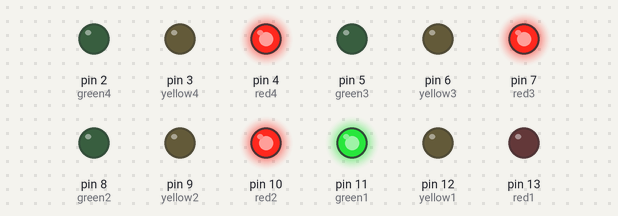
A sketch run on a simulated Arduino Uno, built with avr-gcc and run on an emulated ATmega328P. Shown: output pins drawn as LEDs (lit = HIGH).

Above: at 0.1 s.
At 5.1 s:
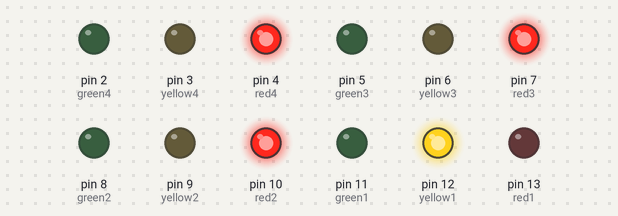
At 12.1 s:
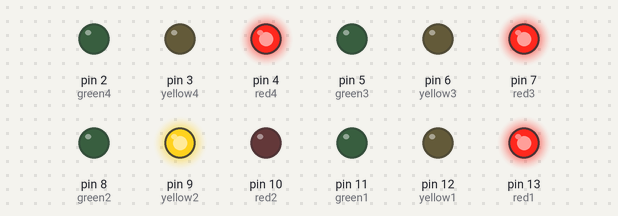
At 19.1 s:
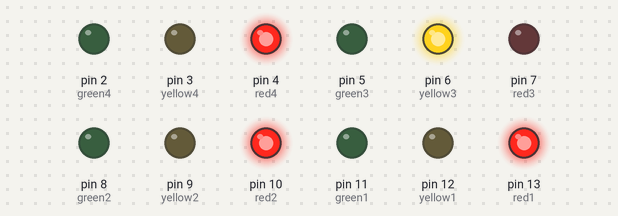
At 26.1 s:
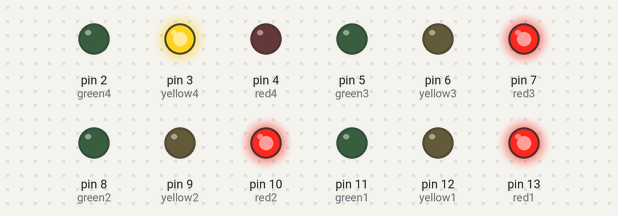
At 35.1 s:
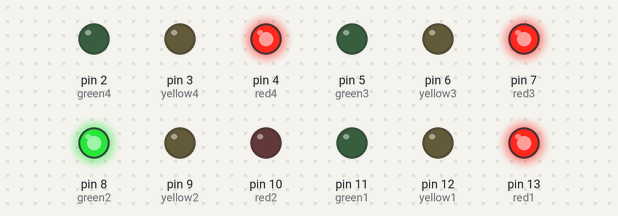
Timing chart, 0 to 36.6 s (numbered marks = the images above):
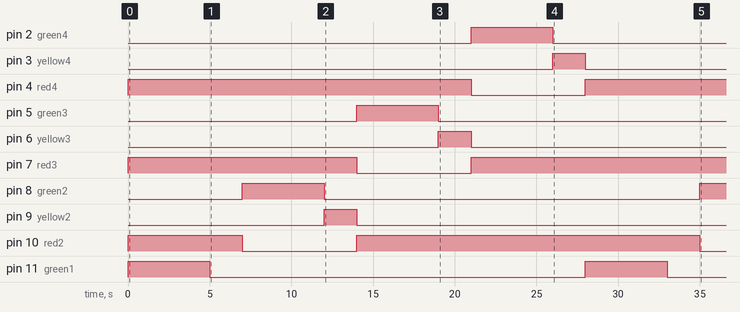

The sketch:

Taller_3.ino
```cpp
/*
    Arduino Sketch: Traffic Light
    Developer: Cristian Hernandez
    Date: 25/09/2024
 */

//Semaforo 1
const int red1 = 13;
const int yellow1 = 12;
const int green1 = 11;

// Semáforo 2
const int red2 = 10;
const int yellow2 = 9;
const int green2 = 8;

// Semáforo 3
const int red3 = 7;
const int yellow3 = 6;
const int green3 = 5;

// Semáforo 4
const int red4 = 4;
const int yellow4 = 3;
const int green4 = 2;


// Configuramos todos los pines como salida
void setup() {

  pinMode(red1, OUTPUT);
  pinMode(yellow1, OUTPUT);
  pinMode(green1, OUTPUT);

  pinMode(red2, OUTPUT);
  pinMode(yellow2, OUTPUT);
  pinMode(green2, OUTPUT);

  pinMode(red3, OUTPUT);
  pinMode(yellow3, OUTPUT);
  pinMode(green3, OUTPUT);

  pinMode(red4, OUTPUT);
  pinMode(yellow4, OUTPUT);
  pinMode(green4, OUTPUT);
}

void loop() {
  // Fase 1: Semáforo 1 en verde, los demás en rojo
  digitalWrite(green1, HIGH);
  digitalWrite(red2, HIGH);
  digitalWrite(red3, HIGH);
  digitalWrite(red4, HIGH);
  delay(5000);

  // Semáforo 1 en amarillo
  digitalWrite(green1, LOW);
  digitalWrite(yellow1, HIGH);
  delay(2000);

  // Fase 2: Semáforo 1 en rojo, semáforo 2 en verde
  digitalWrite(yellow1, LOW);
  digitalWrite(red1, HIGH);
  digitalWrite(red2, LOW);
  digitalWrite(green2, HIGH);
  delay(5000);

  // Semáforo 2 en amarillo
  digitalWrite(green2, LOW);
  digitalWrite(yellow2, HIGH);
  delay(2000);

  // Fase 3: Semáforo 2 en rojo, semáforo 3 en verde
  digitalWrite(yellow2, LOW);
  digitalWrite(red2, HIGH);
  digitalWrite(red3, LOW);
  digitalWrite(green3, HIGH);
  delay(5000);

  // Semáforo 3 en amarillo
  digitalWrite(green3, LOW);
  digitalWrite(yellow3, HIGH);
  delay(2000);

  // Fase 4: Semáforo 3 en rojo, semáforo 4 en verde
  digitalWrite(yellow3, LOW);
  digitalWrite(red3, HIGH);
  digitalWrite(red4, LOW);
  digitalWrite(green4, HIGH);
  delay(5000);

  // Semáforo 4 en amarillo
  digitalWrite(green4, LOW);
  digitalWrite(yellow4, HIGH);
  delay(2000);

  // Fase final: Semáforo 4 en rojo, reiniciar ciclo
  digitalWrite(yellow4, LOW);
  digitalWrite(red4, HIGH);
  digitalWrite(red1, LOW);
}
```

Measured:
- by itself, pin 2 (green4): LOW → HIGH at 21.0 s, → LOW 5.0 s later
- by itself, pin 3 (yellow4): LOW → HIGH at 26.0 s, → LOW 2.0 s later
- by itself, pin 4 (red4): LOW → HIGH at 0.00 s, → LOW 21.0 s later, → HIGH 7.0 s later
- by itself, pin 5 (green3): LOW → HIGH at 14.0 s, → LOW 5.0 s later
- by itself, pin 6 (yellow3): LOW → HIGH at 19.0 s, → LOW 2.0 s later
- by itself, pin 7 (red3): LOW → HIGH at 0.00 s, → LOW 14.0 s later, → HIGH 7.0 s later
- by itself, pin 8 (green2): LOW → HIGH at 7.0 s, → LOW 5.0 s later, → HIGH 23.0 s later
- by itself, pin 9 (yellow2): LOW → HIGH at 12.0 s, → LOW 2.0 s later
